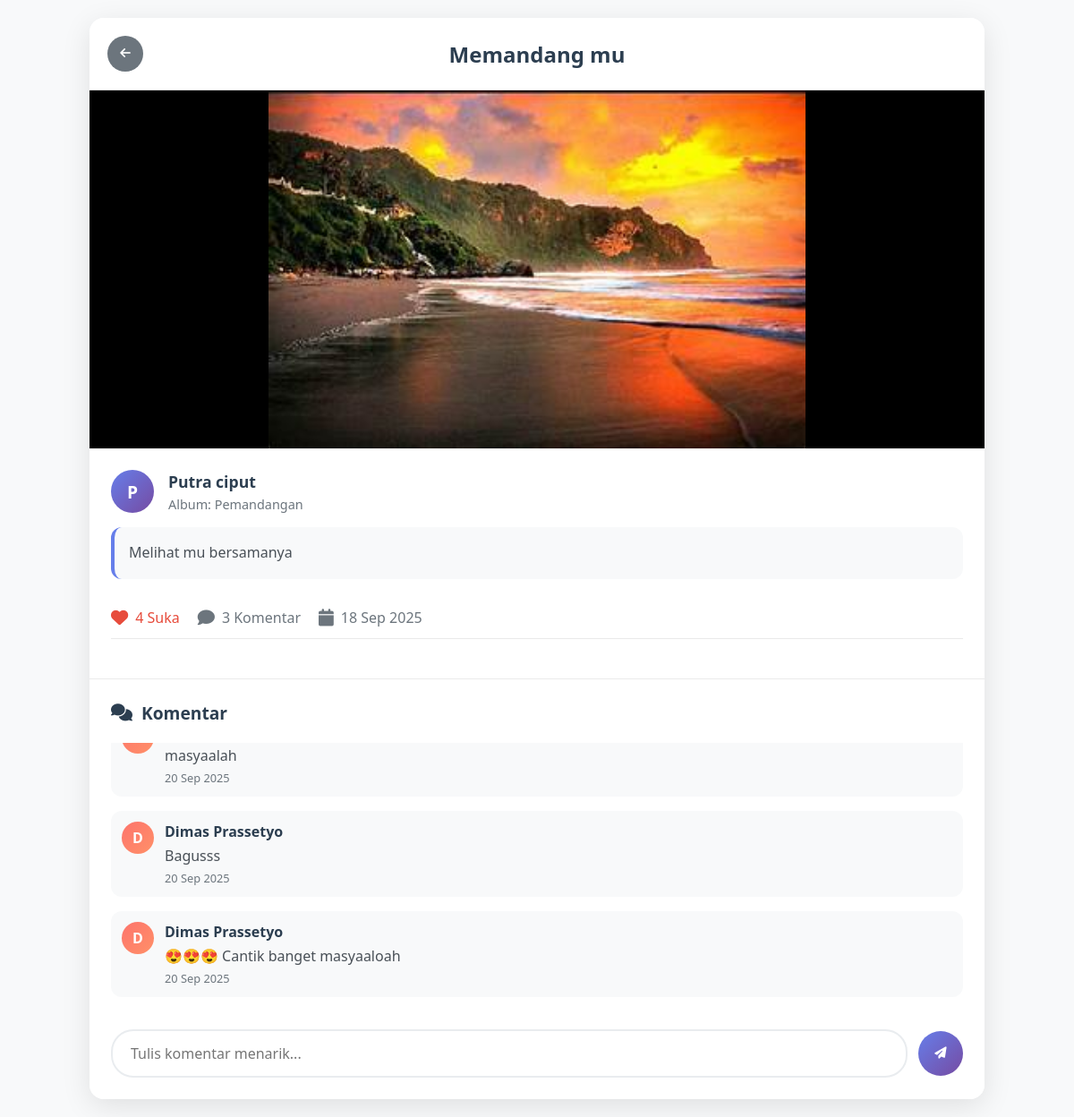
The app's page /frontend/sections/detaileFoto.php?id=8 (signed in) with its own data.
### tables this page shows
CREATE TABLE `gallery_foto` (
  `FotoID` int NOT NULL,
  `JudulFoto` varchar(255) DEFAULT NULL,
  `DeskripsiFoto` text,
  `TanggalUnggah` date DEFAULT (curdate()),
  `LokasiFile` varchar(255) NOT NULL,
  `AlbumID` int DEFAULT NULL,
  `UserID` int DEFAULT NULL,
  `IsPrivate` tinyint(1) NOT NULL DEFAULT '0'
);

CREATE TABLE `gallery_user` (
  `UserID` int NOT NULL,
  `Username` varchar(255) NOT NULL,
  `Password` varchar(255) NOT NULL,
  `Email` varchar(255) NOT NULL,
  `NamaLengkap` varchar(255) DEFAULT NULL,
  `Alamat` text
);

CREATE TABLE `gallery_album` (
  `AlbumID` int NOT NULL,
  `NamaAlbum` varchar(255) NOT NULL,
  `Deskripsi` text,
  `TanggalDibuat` date DEFAULT (curdate()),
  `UserID` int DEFAULT NULL
);

CREATE TABLE `gallery_komentarfoto` (
  `KomentarID` int NOT NULL,
  `FotoID` int DEFAULT NULL,
  `UserID` int DEFAULT NULL,
  `IsiKomentar` text NOT NULL,
  `TanggalKomentar` date DEFAULT (curdate())
);

### frontend/sections/detaileFoto.php (the view, shortened to what this page needs)
<?php
include '../../config/connection.php';
$fotoId = intval($_GET['id']);
$qFoto = "SELECT
    t1.FotoID,
    t1.JudulFoto,
    t1.DeskripsiFoto,
    t1.LokasiFile,
    t1.TanggalUnggah,
    t2.NamaAlbum,
    t3.Username,
    t3.NamaLengkap
FROM gallery_foto AS t1
LEFT JOIN gallery_album AS t2 ON t1.AlbumID = t2.AlbumID
LEFT JOIN gallery_user AS t3 ON t1.UserID = t3.UserID
WHERE t1.FotoID = $fotoId";
$result = mysqli_query($connect, $qFoto);
$foto = mysqli_fetch_assoc($result);
$qKomentar = "SELECT
    t1.IsiKomentar,
    t1.TanggalKomentar,
    t2.Username,
    t2.NamaLengkap
FROM gallery_komentarfoto AS t1
LEFT JOIN gallery_user AS t2 ON t1.UserID = t2.UserID
WHERE t1.FotoID = $fotoId
ORDER BY t1.TanggalKomentar DESC";
$komentarResult = mysqli_query($connect, $qKomentar);
$qLikeCount = "SELECT COUNT(*) as total_like FROM gallery_likefoto WHERE FotoID = $fotoId";
$likeCountResult = mysqli_query($connect, $qLikeCount);
$likeCountData = mysqli_fetch_assoc($likeCountResult);
$total_like = $likeCountData['total_like'];
$lokasi_file = '../../storages/foto/' . $foto['LokasiFile'];
$nama_album = $foto['NamaAlbum'] ?? 'Tanpa Album';
$user_initials = strtoupper(substr($foto['NamaLengkap'] ?? $foto['Username'], 0, 1));
?>
<!DOCTYPE html>
<html lang="id">
<head>
    <link rel="stylesheet" href="https://cdnjs.cloudflare.com/ajax/libs/font-awesome/6.4.0/css/all.min.css">
</head>
<body>
    <div class="container">
        <div class="header">
            <button class="back-btn" onclick="goBack()">
                <i class="fas fa-arrow-left"></i>
            </button>
            <h1 class="photo-title"><?= htmlspecialchars($foto['JudulFoto']) ?></h1>
        </div>
        <div class="content">
            <div class="photo-container">
                <img src="<?= $lokasi_file ?>" alt="<?= htmlspecialchars($foto['JudulFoto']) ?>"
                     onerror="this.src='https://via.placeholder.com/800x400?text=Gambar+Tidak+Ditemukan'">
            </div>
            <div class="details">
                <div class="user-info">
                    <div class="avatar"><?= $user_initials ?></div>
                    <div class="user-details">
                        <div class="username"><?= htmlspecialchars($foto['NamaLengkap'] ?? $foto['Username']) ?></div>
                        <div class="album-info">Album: <?= htmlspecialchars($nama_album) ?></div>
                    </div>
                </div>
                <?php if (!empty($foto['DeskripsiFoto'])): ?>
                <div class="description">
                    <p><?= $foto['DeskripsiFoto'] ?></p>
                </div>
                <?php endif; ?>
                <div class="stats">
                    <div class="stat-item like-count">
                        <i class="fas fa-heart"></i>
                        <span><?= $total_like ?> Suka</span>
                    </div>
                    <div class="stat-item">
                        <i class="fas fa-comment"></i>
                        <span><?= mysqli_num_rows($komentarResult) ?> Komentar</span>
                    </div>
                    <div class="stat-item">
                        <i class="fas fa-calendar"></i>
                        <span><?= date('d M Y', strtotime($foto['TanggalUnggah'])) ?></span>
                    </div>
                </div>
            </div>
        </div>
        <div class="comments-section">
            <div class="comments-header">
                <i class="fas fa-comments"></i>
                <span>Komentar</span>
            </div>
            <div class="comments-list">
                <?php if (mysqli_num_rows($komentarResult) > 0): ?>
                    <?php
                    mysqli_data_seek($komentarResult, 0);
                    while ($komentar = mysqli_fetch_assoc($komentarResult)):
                        $comment_initials = strtoupper(substr($komentar['NamaLengkap'] ?? $komentar['Username'], 0, 1));
                        $comment_time = date('d M Y', strtotime($komentar['TanggalKomentar']));
                    ?>
                        <div class="comment">
                            <div class="comment-avatar"><?= $comment_initials ?></div>
                            <div class="comment-content">
                                <div class="comment-author"><?= htmlspecialchars($komentar['NamaLengkap'] ?? $komentar['Username']) ?></div>
                                <div class="comment-text"><?= htmlspecialchars($komentar['IsiKomentar']) ?></div>
                                <div class="comment-time"><?= $comment_time ?></div>
                            </div>
                        </div>
                    <?php endwhile; ?>
                <?php else: ?>
                    <div class="no-comments">
                        <p>Belum ada komentar. Jadilah yang pertama berkomentar!</p>
                    </div>
                <?php endif; ?>
            </div>
            <?php if (isset($_SESSION['user_id'])): ?>
                <form class="comment-form" action="../action/komentar.php" method="POST">
                    <input type="text" class="comment-input" name="isi_komentar" placeholder="Tulis komentar menarik..." required>
                    <button type="submit" class="send-btn">
                        <i class="fas fa-paper-plane"></i>
                    </button>
                </form>
            <?php else: ?>
                <div class="login-prompt">
                    <p><a href="../user/login.php">Login</a> untuk menambahkan komentar</p>
                </div>
            <?php endif; ?>
        </div>
    </div>
</body>
</html>

### frontend/sections/detaileFoto.php (style rules this page uses)
* { margin: 0; padding: 0; box-sizing: border-box; font-family: 'Segoe UI', Tahoma, Geneva, Verdana, sans-serif; }
body { background-color: #f8f9fa; color: #2c3e50; min-height: 100vh; display: flex; justify-content: center; align-items: center; padding: 20px; }
.container { background: white; border-radius: 16px; box-shadow: 0 8px 32px rgba(0, 0, 0, 0.1); overflow: hidden; max-width: 1000px; width: 100%; display: flex; flex-direction: column; }
.header { padding: 20px; border-bottom: 1px solid #eaeaea; display: flex; align-items: center; justify-content: space-between; background: white; }
.back-btn { background: #6c757d; color: white; border: none; width: 40px; height: 40px; border-radius: 50%; display: flex; align-items: center; justify-content: center; cursor: pointer; transition: background 0.3s ease; }
.photo-title { font-weight: 600; font-size: 1.5rem; color: #2c3e50; }
.content { display: flex; flex-direction: column; }
.photo-container { width: 100%; height: 400px; overflow: hidden; position: relative; background: #000; }
.photo-container img { width: 100%; height: 100%; object-fit: contain; }
.details { padding: 24px; background: white; }
.user-info { display: flex; align-items: center; margin-bottom: 16px; }
.avatar { width: 48px; height: 48px; border-radius: 50%; background: linear-gradient(135deg, #667eea 0%, #764ba2 100%); color: white; display: flex; align-items: center; justify-content: center; font-weight: bold; font-size: 1.2rem; margin-right: 16px; }
.user-details { flex: 1; }
.username { font-weight: 600; font-size: 1.1rem; color: #2c3e50; }
.album-info { color: #6c757d; font-size: 0.9rem; margin-top: 4px; }
.description { background: #f8f9fa; padding: 16px; border-radius: 12px; margin-bottom: 20px; border-left: 4px solid #667eea; }
.description p { line-height: 1.6; color: #495057; }
.stats { display: flex; align-items: center; gap: 20px; margin-bottom: 20px; padding: 12px 0; border-bottom: 1px solid #eaeaea; }
.stat-item { display: flex; align-items: center; gap: 8px; color: #6c757d; font-weight: 500; }
.stat-item i { font-size: 1.2rem; }
.like-count { color: #e74c3c; }
.comments-section { background: white; padding: 24px; border-top: 1px solid #eaeaea; }
.comments-header { font-weight: 600; font-size: 1.2rem; margin-bottom: 20px; color: #2c3e50; display: flex; align-items: center; gap: 10px; }
.comments-list { max-height: 300px; overflow-y: auto; margin-bottom: 20px; display: flex; flex-direction: column-reverse; }
.comment { display: flex; gap: 12px; margin-bottom: 16px; padding: 12px; background: #f8f9fa; border-radius: 12px; transition: background 0.3s ease; }
.comment-avatar { width: 36px; height: 36px; border-radius: 50%; background: linear-gradient(135deg, #fd746c 0%, #ff9068 100%); color: white; display: flex; align-items: center; justify-content: center; font-weight: bold; flex-shrink: 0; }
.comment-content { flex: 1; }
.comment-author { font-weight: 600; color: #2c3e50; margin-bottom: 4px; }
.comment-text { color: #495057; line-height: 1.5; margin-bottom: 4px; }
.comment-time { font-size: 0.8rem; color: #6c757d; }
.comment-form { display: flex; gap: 12px; align-items: center; }
.comment-input { flex: 1; padding: 14px 20px; border: 2px solid #e9ecef; border-radius: 25px; outline: none; font-size: 1rem; transition: border-color 0.3s ease; }
.send-btn { background: linear-gradient(135deg, #667eea 0%, #764ba2 100%); color: white; border: none; width: 50px; height: 50px; border-radius: 50%; cursor: pointer; display: flex; align-items: center; justify-content: center; transition: transform 0.3s ease; }

### records on screen
gallery_foto: JudulFoto "Memandang mu", LokasiFile (picture), UserID.NamaLengkap "P", UserID.NamaLengkap "Putra ciput", AlbumID.NamaAlbum "Pemandangan", DeskripsiFoto "Melihat mu bersamanya", TanggalUnggah "18 Sep 2025"
gallery_komentarfoto: UserID.NamaLengkap "D", UserID.NamaLengkap "Dimas Prassetyo", IsiKomentar "😍😍😍 Cantik banget masyaaloah", TanggalKomentar "20 Sep 2025"
gallery_komentarfoto: UserID.NamaLengkap "D", UserID.NamaLengkap "Dimas Prassetyo", IsiKomentar "Bagusss", TanggalKomentar "20 Sep 2025"
gallery_komentarfoto: IsiKomentar "masyaalah", TanggalKomentar "20 Sep 2025"

### other values on screen
$total_like "4"
mysqli_num_rows($komentarResult) "3"
